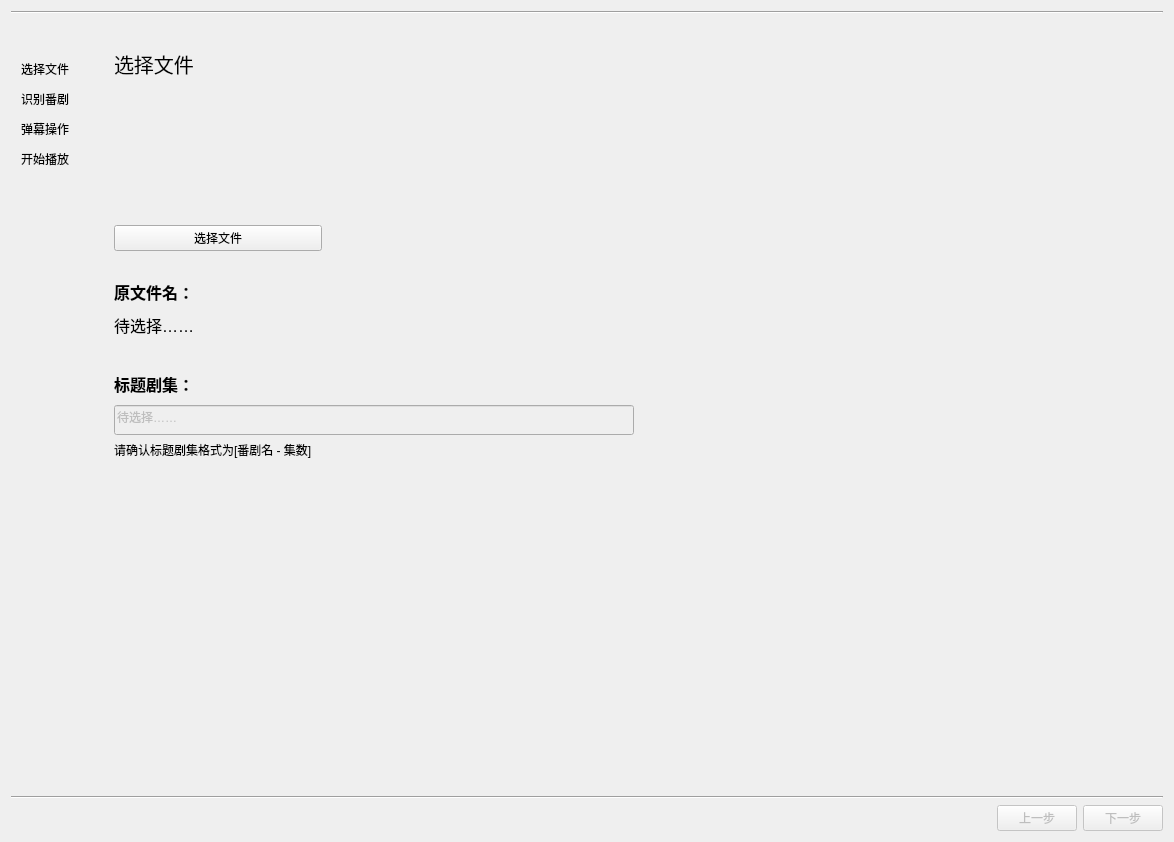
<?xml version="1.0" encoding="UTF-8"?>
<ui version="4.0">
 <class>identifywindow</class>
 <widget class="QWidget" name="identifywindow">
  <property name="geometry">
   <rect>
    <x>0</x>
    <y>0</y>
    <width>1174</width>
    <height>842</height>
   </rect>
  </property>
  <property name="windowTitle">
   <string>Form</string>
  </property>
  <layout class="QVBoxLayout" name="verticalLayout_7" stretch="0,1">
   <item>
    <widget class="Line" name="line_2">
     <property name="orientation">
      <enum>Qt::Orientation::Horizontal</enum>
     </property>
    </widget>
   </item>
   <item>
    <layout class="QVBoxLayout" name="verticalLayout_3">
     <property name="leftMargin">
      <number>0</number>
     </property>
     <property name="topMargin">
      <number>0</number>
     </property>
     <item>
      <layout class="QHBoxLayout" name="horizontalLayout">
       <property name="topMargin">
        <number>20</number>
       </property>
       <item>
        <layout class="QVBoxLayout" name="verticalLayout_2" stretch="0,0,0,1">
         <property name="spacing">
          <number>12</number>
         </property>
         <property name="leftMargin">
          <number>10</number>
         </property>
         <property name="topMargin">
          <number>20</number>
         </property>
         <property name="rightMargin">
          <number>30</number>
         </property>
         <item>
          <widget class="QLabel" name="label_12">
           <property name="text">
            <string>选择文件</string>
           </property>
          </widget>
         </item>
         <item>
          <widget class="QLabel" name="label_9">
           <property name="text">
            <string>识别番剧</string>
           </property>
           <property name="alignment">
            <set>Qt::AlignmentFlag::AlignLeading|Qt::AlignmentFlag::AlignLeft|Qt::AlignmentFlag::AlignTop</set>
           </property>
          </widget>
         </item>
         <item>
          <widget class="QLabel" name="label_11">
           <property name="text">
            <string>弹幕操作</string>
           </property>
           <property name="alignment">
            <set>Qt::AlignmentFlag::AlignLeading|Qt::AlignmentFlag::AlignLeft|Qt::AlignmentFlag::AlignTop</set>
           </property>
          </widget>
         </item>
         <item>
          <widget class="QLabel" name="label_8">
           <property name="text">
            <string>开始播放</string>
           </property>
           <property name="alignment">
            <set>Qt::AlignmentFlag::AlignLeading|Qt::AlignmentFlag::AlignLeft|Qt::AlignmentFlag::AlignTop</set>
           </property>
          </widget>
         </item>
        </layout>
       </item>
       <item>
        <widget class="QStackedWidget" name="stackedWidget">
         <property name="currentIndex">
          <number>0</number>
         </property>
         <widget class="QWidget" name="page">
          <layout class="QVBoxLayout" name="verticalLayout_4">
           <property name="leftMargin">
            <number>9</number>
           </property>
           <property name="topMargin">
            <number>9</number>
           </property>
           <property name="rightMargin">
            <number>9</number>
           </property>
           <property name="bottomMargin">
            <number>9</number>
           </property>
           <item>
            <widget class="QLabel" name="label_2">
             <property name="sizePolicy">
              <sizepolicy hsizetype="Preferred" vsizetype="Preferred">
               <horstretch>0</horstretch>
               <verstretch>1</verstretch>
              </sizepolicy>
             </property>
             <property name="font">
              <font>
               <pointsize>15</pointsize>
              </font>
             </property>
             <property name="text">
              <string>选择文件</string>
             </property>
             <property name="alignment">
              <set>Qt::AlignmentFlag::AlignLeading|Qt::AlignmentFlag::AlignLeft|Qt::AlignmentFlag::AlignTop</set>
             </property>
            </widget>
           </item>
           <item>
            <layout class="QHBoxLayout" name="horizontalLayout_3" stretch="1,4">
             <property name="topMargin">
              <number>0</number>
             </property>
             <property name="bottomMargin">
              <number>20</number>
             </property>
             <item>
              <widget class="ElaPushButton" name="pushButton_select_file">
               <property name="sizePolicy">
                <sizepolicy hsizetype="Preferred" vsizetype="Preferred">
                 <horstretch>0</horstretch>
                 <verstretch>0</verstretch>
                </sizepolicy>
               </property>
               <property name="text">
                <string>选择文件</string>
               </property>
              </widget>
             </item>
             <item>
              <spacer name="horizontalSpacer_2">
               <property name="orientation">
                <enum>Qt::Orientation::Horizontal</enum>
               </property>
               <property name="sizeHint" stdset="0">
                <size>
                 <width>40</width>
                 <height>20</height>
                </size>
               </property>
              </spacer>
             </item>
            </layout>
           </item>
           <item>
            <widget class="QLabel" name="label">
             <property name="minimumSize">
              <size>
               <width>0</width>
               <height>30</height>
              </size>
             </property>
             <property name="font">
              <font>
               <pointsize>12</pointsize>
               <bold>true</bold>
              </font>
             </property>
             <property name="text">
              <string>原文件名：</string>
             </property>
            </widget>
           </item>
           <item>
            <widget class="QLabel" name="label_file_source_name">
             <property name="minimumSize">
              <size>
               <width>0</width>
               <height>50</height>
              </size>
             </property>
             <property name="font">
              <font>
               <pointsize>12</pointsize>
              </font>
             </property>
             <property name="text">
              <string>待选择……</string>
             </property>
             <property name="alignment">
              <set>Qt::AlignmentFlag::AlignLeading|Qt::AlignmentFlag::AlignLeft|Qt::AlignmentFlag::AlignTop</set>
             </property>
             <property name="wordWrap">
              <bool>true</bool>
             </property>
            </widget>
           </item>
           <item>
            <widget class="QLabel" name="label_3">
             <property name="minimumSize">
              <size>
               <width>0</width>
               <height>30</height>
              </size>
             </property>
             <property name="font">
              <font>
               <pointsize>12</pointsize>
               <bold>true</bold>
              </font>
             </property>
             <property name="text">
              <string>标题剧集：</string>
             </property>
            </widget>
           </item>
           <item>
            <layout class="QHBoxLayout" name="horizontalLayout_4" stretch="1,1">
             <property name="topMargin">
              <number>0</number>
             </property>
             <item>
              <widget class="ElaLineEdit" name="lineEdit_file_name">
               <property name="enabled">
                <bool>false</bool>
               </property>
               <property name="sizePolicy">
                <sizepolicy hsizetype="Preferred" vsizetype="Preferred">
                 <horstretch>0</horstretch>
                 <verstretch>0</verstretch>
                </sizepolicy>
               </property>
               <property name="minimumSize">
                <size>
                 <width>0</width>
                 <height>30</height>
                </size>
               </property>
               <property name="text">
                <string>待选择……</string>
               </property>
               <property name="alignment">
                <set>Qt::AlignmentFlag::AlignLeading|Qt::AlignmentFlag::AlignLeft|Qt::AlignmentFlag::AlignVCenter</set>
               </property>
              </widget>
             </item>
             <item>
              <spacer name="horizontalSpacer_3">
               <property name="orientation">
                <enum>Qt::Orientation::Horizontal</enum>
               </property>
               <property name="sizeHint" stdset="0">
                <size>
                 <width>40</width>
                 <height>20</height>
                </size>
               </property>
              </spacer>
             </item>
            </layout>
           </item>
           <item>
            <widget class="QLabel" name="label_4">
             <property name="sizePolicy">
              <sizepolicy hsizetype="Preferred" vsizetype="Preferred">
               <horstretch>0</horstretch>
               <verstretch>2</verstretch>
              </sizepolicy>
             </property>
             <property name="text">
              <string>请确认标题剧集格式为[番剧名 - 集数]</string>
             </property>
             <property name="alignment">
              <set>Qt::AlignmentFlag::AlignLeading|Qt::AlignmentFlag::AlignLeft|Qt::AlignmentFlag::AlignTop</set>
             </property>
            </widget>
           </item>
          </layout>
         </widget>
         <widget class="QWidget" name="page_2">
          <layout class="QVBoxLayout" name="verticalLayout_5">
           <property name="leftMargin">
            <number>12</number>
           </property>
           <property name="topMargin">
            <number>12</number>
           </property>
           <property name="rightMargin">
            <number>12</number>
           </property>
           <property name="bottomMargin">
            <number>12</number>
           </property>
           <item>
            <widget class="QLabel" name="label_5">
             <property name="sizePolicy">
              <sizepolicy hsizetype="Preferred" vsizetype="Preferred">
               <horstretch>0</horstretch>
               <verstretch>1</verstretch>
              </sizepolicy>
             </property>
             <property name="font">
              <font>
               <pointsize>15</pointsize>
              </font>
             </property>
             <property name="text">
              <string>识别番剧</string>
             </property>
             <property name="alignment">
              <set>Qt::AlignmentFlag::AlignLeading|Qt::AlignmentFlag::AlignLeft|Qt::AlignmentFlag::AlignTop</set>
             </property>
            </widget>
           </item>
           <item>
            <widget class="QLabel" name="label_14">
             <property name="minimumSize">
              <size>
               <width>0</width>
               <height>30</height>
              </size>
             </property>
             <property name="font">
              <font>
               <pointsize>12</pointsize>
               <bold>true</bold>
              </font>
             </property>
             <property name="text">
              <string>番剧名称：</string>
             </property>
            </widget>
           </item>
           <item>
            <widget class="QLabel" name="label_anime_name">
             <property name="minimumSize">
              <size>
               <width>0</width>
               <height>50</height>
              </size>
             </property>
             <property name="font">
              <font>
               <pointsize>12</pointsize>
              </font>
             </property>
             <property name="text">
              <string>Loading...</string>
             </property>
             <property name="alignment">
              <set>Qt::AlignmentFlag::AlignLeading|Qt::AlignmentFlag::AlignLeft|Qt::AlignmentFlag::AlignTop</set>
             </property>
            </widget>
           </item>
           <item>
            <widget class="QLabel" name="label_6">
             <property name="minimumSize">
              <size>
               <width>0</width>
               <height>50</height>
              </size>
             </property>
             <property name="font">
              <font>
               <pointsize>12</pointsize>
               <italic>false</italic>
               <bold>true</bold>
              </font>
             </property>
             <property name="text">
              <string>剧集id：</string>
             </property>
            </widget>
           </item>
           <item>
            <widget class="QLabel" name="label_ep_id">
             <property name="minimumSize">
              <size>
               <width>0</width>
               <height>50</height>
              </size>
             </property>
             <property name="font">
              <font>
               <pointsize>12</pointsize>
              </font>
             </property>
             <property name="text">
              <string>Loading...</string>
             </property>
             <property name="alignment">
              <set>Qt::AlignmentFlag::AlignLeading|Qt::AlignmentFlag::AlignLeft|Qt::AlignmentFlag::AlignTop</set>
             </property>
            </widget>
           </item>
           <item>
            <widget class="QLabel" name="label_13">
             <property name="minimumSize">
              <size>
               <width>0</width>
               <height>30</height>
              </size>
             </property>
             <property name="font">
              <font>
               <pointsize>12</pointsize>
               <bold>true</bold>
              </font>
             </property>
             <property name="text">
              <string>剧集名称</string>
             </property>
            </widget>
           </item>
           <item>
            <widget class="QLabel" name="label_ep_name">
             <property name="minimumSize">
              <size>
               <width>0</width>
               <height>50</height>
              </size>
             </property>
             <property name="font">
              <font>
               <pointsize>12</pointsize>
              </font>
             </property>
             <property name="text">
              <string>Loading...</string>
             </property>
             <property name="alignment">
              <set>Qt::AlignmentFlag::AlignLeading|Qt::AlignmentFlag::AlignLeft|Qt::AlignmentFlag::AlignTop</set>
             </property>
            </widget>
           </item>
           <item>
            <widget class="QLabel" name="label_7">
             <property name="sizePolicy">
              <sizepolicy hsizetype="Preferred" vsizetype="Preferred">
               <horstretch>0</horstretch>
               <verstretch>1</verstretch>
              </sizepolicy>
             </property>
             <property name="text">
              <string>请确认剧集名称是否正确，如未识别到，请尝试返回上一步手动修改番剧名称。</string>
             </property>
             <property name="alignment">
              <set>Qt::AlignmentFlag::AlignLeading|Qt::AlignmentFlag::AlignLeft|Qt::AlignmentFlag::AlignTop</set>
             </property>
            </widget>
           </item>
          </layout>
         </widget>
         <widget class="QWidget" name="page_3">
          <layout class="QVBoxLayout" name="verticalLayout_6">
           <item>
            <widget class="QLabel" name="label_16">
             <property name="sizePolicy">
              <sizepolicy hsizetype="Preferred" vsizetype="Preferred">
               <horstretch>0</horstretch>
               <verstretch>0</verstretch>
              </sizepolicy>
             </property>
             <property name="font">
              <font>
               <pointsize>15</pointsize>
              </font>
             </property>
             <property name="text">
              <string>弹幕操作</string>
             </property>
            </widget>
           </item>
           <item>
            <layout class="QHBoxLayout" name="horizontalLayout_5" stretch="1,2">
             <property name="topMargin">
              <number>0</number>
             </property>
             <item>
              <layout class="QVBoxLayout" name="verticalLayout">
               <property name="leftMargin">
                <number>6</number>
               </property>
               <property name="topMargin">
                <number>6</number>
               </property>
               <property name="rightMargin">
                <number>6</number>
               </property>
               <property name="bottomMargin">
                <number>6</number>
               </property>
               <item>
                <widget class="QLabel" name="label_15">
                 <property name="font">
                  <font>
                   <pointsize>12</pointsize>
                   <bold>true</bold>
                  </font>
                 </property>
                 <property name="text">
                  <string>弹幕速度</string>
                 </property>
                </widget>
               </item>
               <item>
                <layout class="QHBoxLayout" name="horizontalLayout_6">
                 <item>
                  <widget class="ElaLineEdit" name="lineEdit_danmu_speed">
                   <property name="text">
                    <string>6</string>
                   </property>
                  </widget>
                 </item>
                 <item>
                  <widget class="QLabel" name="label_10">
                   <property name="text">
                    <string>S</string>
                   </property>
                  </widget>
                 </item>
                </layout>
               </item>
               <item>
                <widget class="QLabel" name="label_17">
                 <property name="text">
                  <string>即每条弹幕在屏幕中停留多少时间</string>
                 </property>
                </widget>
               </item>
               <item>
                <spacer name="verticalSpacer">
                 <property name="orientation">
                  <enum>Qt::Orientation::Vertical</enum>
                 </property>
                 <property name="sizeHint" stdset="0">
                  <size>
                   <width>20</width>
                   <height>40</height>
                  </size>
                 </property>
                </spacer>
               </item>
               <item>
                <widget class="ElaPushButton" name="pushButton_change_danmu">
                 <property name="text">
                  <string>修改</string>
                 </property>
                </widget>
               </item>
              </layout>
             </item>
             <item>
              <widget class="ElaPlainTextEdit" name="plainTextEdit_2">
               <property name="plainText">
                <string>[Script Info]
Title: Zaochen
Original Script: 
ScriptType: v4.00+
Collisions: Normal
PlayResX: 560
PlayResY: 420
Timer: 10.0000


[V4+ Styles]
Format: Name, Fontname, Fontsize, PrimaryColour, SecondaryColour, OutlineColour, BackColour, Bold, Italic, Underline, StrikeOut, ScaleX, ScaleY, Spacing, Angle, BorderStyle, Outline, Shadow, Alignment, MarginL, MarginR, MarginV, Encoding
Style: Fix,Microsoft YaHei UI,20,&amp;H66FFFFFF,&amp;H66FFFFFF,&amp;H66000000,&amp;H66000000,1,0,0,0,100,100,0,0,1,2,0,2,20,20,2,0
Style: R2L,Microsoft YaHei UI,20,&amp;H66FFFFFF,&amp;H66FFFFFF,&amp;H66000000,&amp;H66000000,1,0,0,0,100,100,0,0,1,2,0,2,20,20,2,0

[Events]
Format: Layer, Start, End, Style, Name, MarginL, MarginR, MarginV, Effect, Text</string>
               </property>
              </widget>
             </item>
            </layout>
           </item>
          </layout>
         </widget>
        </widget>
       </item>
      </layout>
     </item>
     <item>
      <widget class="Line" name="line">
       <property name="orientation">
        <enum>Qt::Orientation::Horizontal</enum>
       </property>
      </widget>
     </item>
     <item>
      <layout class="QHBoxLayout" name="horizontalLayout_2">
       <property name="topMargin">
        <number>0</number>
       </property>
       <item>
        <spacer name="horizontalSpacer">
         <property name="orientation">
          <enum>Qt::Orientation::Horizontal</enum>
         </property>
         <property name="sizeHint" stdset="0">
          <size>
           <width>40</width>
           <height>20</height>
          </size>
         </property>
        </spacer>
       </item>
       <item>
        <widget class="ElaPushButton" name="pushButton_back">
         <property name="enabled">
          <bool>false</bool>
         </property>
         <property name="text">
          <string>上一步</string>
         </property>
        </widget>
       </item>
       <item>
        <widget class="ElaPushButton" name="pushButton_next">
         <property name="enabled">
          <bool>false</bool>
         </property>
         <property name="text">
          <string>下一步</string>
         </property>
        </widget>
       </item>
      </layout>
     </item>
    </layout>
   </item>
  </layout>
 </widget>
 <customwidgets>
  <customwidget>
   <class>ElaPushButton</class>
   <extends>QPushButton</extends>
   <header location="global">elapushbutton.h</header>
  </customwidget>
  <customwidget>
   <class>ElaPlainTextEdit</class>
   <extends>QPlainTextEdit</extends>
   <header location="global">elaplaintextedit.h</header>
  </customwidget>
  <customwidget>
   <class>ElaLineEdit</class>
   <extends>QLineEdit</extends>
   <header location="global">elalineedit.h</header>
  </customwidget>
 </customwidgets>
 <resources/>
 <connections/>
</ui>
